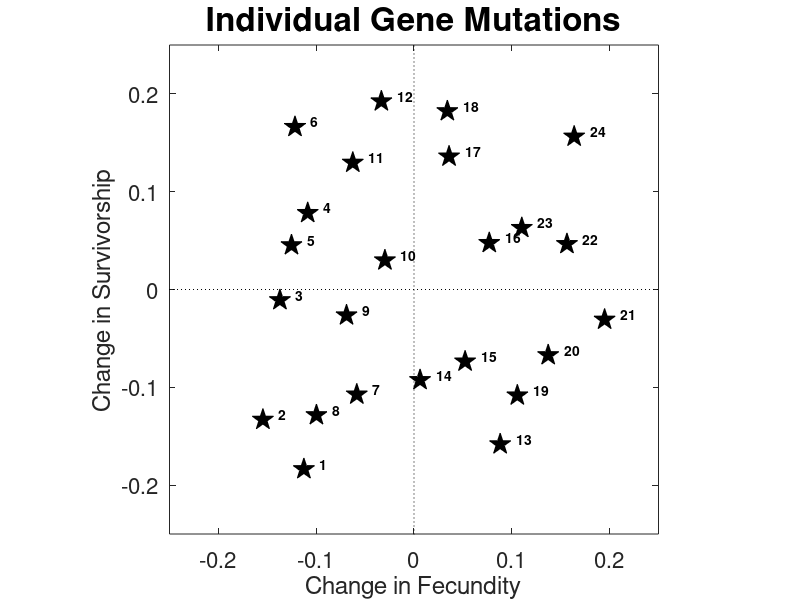

The MATLAB source for this figure:
%% Create 1 gene in each quadrant
nGenes = 4;

% Set baseline grid for (deltaP, deltaS) genes
[deltaP, deltaS] = meshgrid(linspace(-0.15, 0.15, 2), linspace(-0.15, 0.15, 2));

% Calculate quiver for randomness
quiverS = (-1 + 2 .* rand(size(deltaS))) .* 0.05;
quiverP = (-1 + 2 .* rand(size(deltaP))) .* 0.05;

% Apply quiver
deltaS = deltaS + quiverS;
deltaP = deltaP + quiverP;

% Plot (deltaP, deltaS) genes for visual check
plot(deltaP, deltaS, 'pk', 'MarkerFaceColor', 'k', 'MarkerSize', 16)
hold on
plot([0 0], [-1 1], ':k')
plot([-1 1], [0 0], ':k')

% Label genes for reference
for i = 1:1:nGenes
    text(deltaP(i), deltaS(i),['    ', int2str(i)], 'VerticalAlignment', 'bottom', 'FontWeight', 'bold');
end

hold off
axis square
grid off
ylabel('Change in Survivorship','FontSize',20);
xlabel('Change in Fecundity','FontSize',20);
xlim([-0.25 0.25])
ylim([-0.25 0.25])
set(gca, 'FontSize',16);
title('Individual Gene Mutations', 'FontSize', 24)


%% Create 2 genes in each quadrant
nGenes = 8;

% Set baseline grid for (deltaP, deltaS) genes
deltaP = [-0.15, 0.15, -0.05, 0.05, -0.05, 0.05, -0.15, 0.15];
deltaS = [0.15, 0.15, 0.05, 0.05, -0.05, -0.05, -0.15, -0.15];

% Calculate quiver for randomness
quiverS = (-1 + 2 .* rand(size(deltaS))) .* 0.05;
quiverP = (-1 + 2 .* rand(size(deltaP))) .* 0.05;

% Apply quiver
deltaS = deltaS + quiverS;
deltaP = deltaP + quiverP;

% Plot (deltaP, deltaS) genes for visual check
plot(deltaP, deltaS, 'pk', 'MarkerFaceColor', 'k', 'MarkerSize', 16)
hold on
plot([0 0], [-1 1], ':k')
plot([-1 1], [0 0], ':k')

% Label genes for reference
for i = 1:1:nGenes
    text(deltaP(i), deltaS(i),['    ', int2str(i)], 'VerticalAlignment', 'bottom', 'FontWeight', 'bold');
end

hold off
axis square
grid off
ylabel('Change in Survivorship','FontSize',20);
xlabel('Change in Fecundity','FontSize',20);
xlim([-0.25 0.25])
ylim([-0.25 0.25])
set(gca, 'FontSize',16);
title('Individual Gene Mutations', 'FontSize', 24)

%% Create 3 genes in each quadrant
nGenes = 12;

% Set baseline grid for (deltaP, deltaS) genes
deltaP = [-0.05, 0.05, -0.15, -0.05, 0.05, 0.15, -0.15, -0.05, 0.05, 0.15, -0.05, 0.05];
deltaS = [0.15, 0.15, 0.05, 0.05, 0.05, 0.05, -0.05, -0.05, -0.05, -0.05, -0.15, -0.15];

% Calculate quiver for randomness
quiverS = (-1 + 2 .* rand(size(deltaS))) .* 0.05;
quiverP = (-1 + 2 .* rand(size(deltaP))) .* 0.05;

% Apply quiver
deltaS = deltaS + quiverS;
deltaP = deltaP + quiverP;

% Plot (deltaP, deltaS) genes for visual check
plot(deltaP, deltaS, 'pk', 'MarkerFaceColor', 'k', 'MarkerSize', 16)
hold on
plot([0 0], [-1 1], ':k')
plot([-1 1], [0 0], ':k')

% Label genes for reference
for i = 1:1:nGenes
    text(deltaP(i), deltaS(i),['    ', int2str(i)], 'VerticalAlignment', 'bottom', 'FontWeight', 'bold');
end

hold off
axis square
grid off
ylabel('Change in Survivorship','FontSize',20);
xlabel('Change in Fecundity','FontSize',20);
xlim([-0.25 0.25])
ylim([-0.25 0.25])
set(gca, 'FontSize',16);
title('Individual Gene Mutations', 'FontSize', 24)


%% Create 4 genes in each quadrant
nGenes = 16;

% Set baseline grid for (deltaP, deltaS) genes
[deltaP, deltaS] = meshgrid(linspace(-0.15, 0.15, 4), linspace(-0.15, 0.15, 4));

% Calculate quiver for randomness
quiverS = (-1 + 2 .* rand(size(deltaS))) .* 0.05;
quiverP = (-1 + 2 .* rand(size(deltaP))) .* 0.05;

% Apply quiver
deltaS = deltaS + quiverS;
deltaP = deltaP + quiverP;

% Plot (deltaP, deltaS) genes for visual check
plot(deltaP, deltaS, 'pk', 'MarkerFaceColor', 'k', 'MarkerSize', 16)
hold on
plot([0 0], [-1 1], ':k')
plot([-1 1], [0 0], ':k')

% Label genes for reference
for i = 1:1:nGenes
    text(deltaP(i), deltaS(i),['    ', int2str(i)], 'VerticalAlignment', 'bottom', 'FontWeight', 'bold');
end

hold off
axis square
grid off
ylabel('Change in Survivorship','FontSize',20);
xlabel('Change in Fecundity','FontSize',20);
xlim([-0.25 0.25])
ylim([-0.25 0.25])
set(gca, 'FontSize',16);
title('Individual Gene Mutations', 'FontSize', 24)
title('Individual Gene Mutations', 'FontSize', 24)

%% Create 5 genes in each quadrant
nGenes = 20;

% Set baseline grid for (deltaP, deltaS) genes
deltaP = [-0.15, -0.05, 0.05, 0.15, -0.1, 0.1, -0.15, -0.05, 0.05, 0.15, -0.15, -0.05, 0.05, 0.15, -0.1, 0.1, -0.15, -0.05, 0.05, 0.15];
deltaS = [0.15, 0.15, 0.15, 0.15, 0.1, 0.1, 0.05, 0.05, 0.05, 0.05, -0.05, -0.05, -0.05, -0.05, -0.1, -0.1, -0.15, -0.15, -0.15, -0.15];  

% Calculate quiver for randomness
quiverS = (-1 + 2 .* rand(size(deltaS))) .* 0.05;
quiverP = (-1 + 2 .* rand(size(deltaP))) .* 0.05;

% Apply quiver
deltaS = deltaS + quiverS;
deltaP = deltaP + quiverP;

% Plot (deltaP, deltaS) genes for visual check
plot(deltaP, deltaS, 'pk', 'MarkerFaceColor', 'k', 'MarkerSize', 16)
hold on
plot([0 0], [-1 1], ':k')
plot([-1 1], [0 0], ':k')

% Label genes for reference
for i = 1:1:nGenes
    text(deltaP(i), deltaS(i),['    ', int2str(i)], 'VerticalAlignment', 'bottom', 'FontWeight', 'bold');
end

hold off
axis square
grid off
ylabel('Change in Survivorship','FontSize',20);
xlabel('Change in Fecundity','FontSize',20);
xlim([-0.25 0.25])
ylim([-0.25 0.25])
set(gca, 'FontSize',16);
title('Individual Gene Mutations', 'FontSize', 24)
title('Individual Gene Mutations', 'FontSize', 24)


%% Create 6 genes in each quadrant
nGenes = 24;

% Set baseline grid for (deltaP, deltaS) genes
[deltaP, deltaS] = meshgrid(linspace(-0.15, 0.15, 4), linspace(-0.15, 0.15, 6));

% Calculate quiver for randomness
quiverS = (-1 + 2 .* rand(size(deltaS))) .* 0.05;
quiverP = (-1 + 2 .* rand(size(deltaP))) .* 0.05;

% Apply quiver
deltaS = deltaS + quiverS;
deltaP = deltaP + quiverP;

% Plot (deltaP, deltaS) genes for visual check
plot(deltaP, deltaS, 'pk', 'MarkerFaceColor', 'k', 'MarkerSize', 16)
hold on
plot([0 0], [-1 1], ':k')
plot([-1 1], [0 0], ':k')

% Label genes for reference
for i = 1:1:nGenes
    text(deltaP(i), deltaS(i),['    ', int2str(i)], 'VerticalAlignment', 'bottom', 'FontWeight', 'bold');
end

hold off
axis square
grid off
ylabel('Change in Survivorship','FontSize',20);
xlabel('Change in Fecundity','FontSize',20);
xlim([-0.25 0.25])
ylim([-0.25 0.25])
set(gca, 'FontSize',16);
title('Individual Gene Mutations', 'FontSize', 24)
title('Individual Gene Mutations', 'FontSize', 24)


